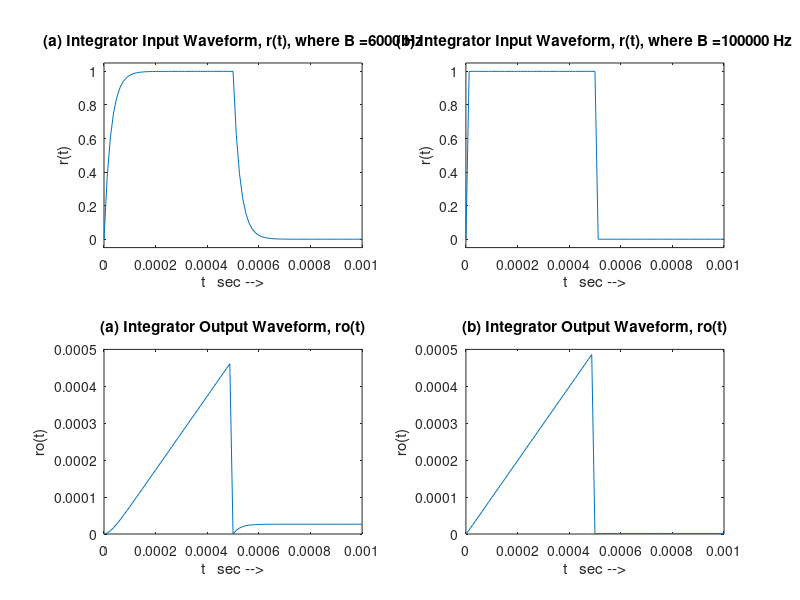

MATLAB code for this plot:
% File: P6_56.m for Problem 6-56

clear;
clf

% Referring to Fig. 6-17,
% Let r(t) be the input waveform to the integrator
% Let ro(t) be the waveform out of the integrator 

R = 2000;
T = 1/R;
t = 0:T/40:2*T;

% --------------------------------------------------------
% Part (a)
B = 6000;
a = 2*pi*B;

for (i = 1:1:length(t))
  if (t(i) >= T)
     r(i) = (exp(a*T)-1)*exp(-a*t(i));
     ro(i)= ( (exp(a*T)-1)/a) *( exp(-a*T)-exp(-a*t(i)) );
  else
     r(i) = 1-exp(-a*t(i));
     ro(i)= t(i)+((exp(-a*t(i))-1)/a);
  end;
end;
    
subplot(221)
plot(t,r);
xlabel('t   sec -->');
ylabel('r(t)');
axis([0 0.001 -0.05 1.05])
title(['(a) Integrator Input Waveform, r(t), where B =',num2str(B),' Hz']);
 
subplot(223)
plot(t,ro);
xlabel('t   sec -->');
ylabel('ro(t)');
title('(a) Integrator Output Waveform, ro(t)');

% --------------------------------------------------------
% Part (b)
B = 100000;
a = 2*pi*B;

for (i = 1:1:length(t))
  if (t(i) >= T)
     r(i) = (exp(a*T)-1)*exp(-a*t(i));
     ro(i)= ( (exp(a*T)-1)/a) *( exp(-a*T)-exp(-a*t(i)) );
  else
     r(i) = 1-exp(-a*t(i));
     ro(i)= t(i)+((exp(-a*t(i))-1)/a);
  end;
end;

subplot(222)
plot(t,r);
xlabel('t   sec -->');
ylabel('r(t)');
axis([0 0.001 -0.05 1.05])
title(['(b) Integrator Input Waveform, r(t), where B =',num2str(B),' Hz']);
 
subplot(224)
plot(t,ro);
xlabel('t   sec -->');
ylabel('ro(t)');
title('(b) Integrator Output Waveform, ro(t)');

fprintf('\nLooking at the output waveform for Part (a), There is ISI.\n')
fprintf('Looking at the output waveform for Part (b), There is no ISI.\n')
fprintf('\nConclusion: Restricted channel bandwidth causes ISI.\n\n')


